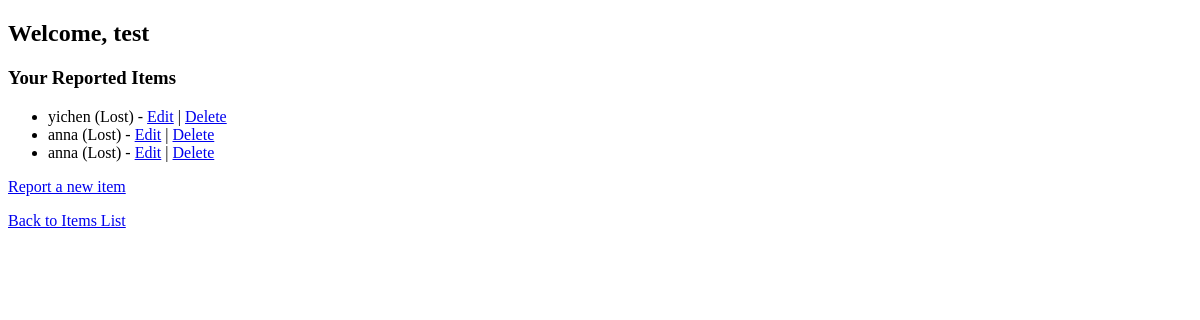
The page /items/profile/ (signed in) on the database as committed earlier.
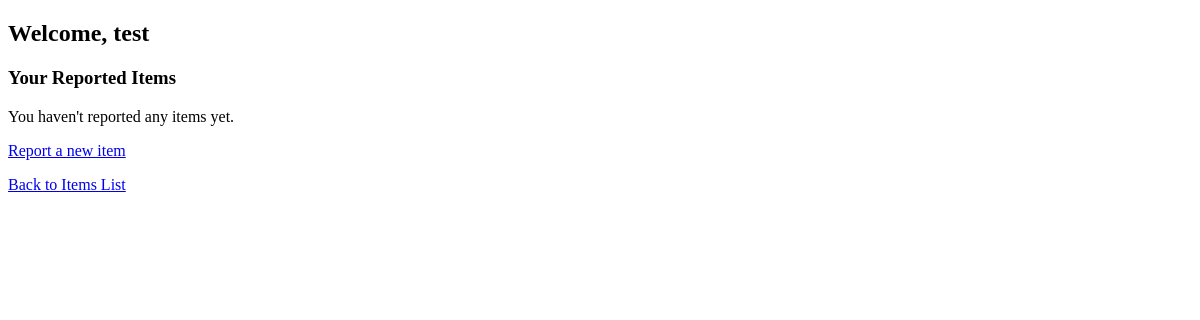
The same page on the database as committed later.
### items/models.py (models this page shows, shortened)
class Item(models.Model):
    STATUS_CHOICES = [('Lost', 'Lost'), ('Found', 'Found'), ('Returned', 'Returned')]
    name = models.CharField(max_length=100)
    description = models.TextField()
    image = models.ImageField(upload_to='item_images/')
    date_reported = models.DateTimeField(auto_now_add=True)
    date_lost_or_found = models.DateTimeField()
    location = models.ForeignKey('locations.Location', on_delete=models.SET_NULL, null=True)
    status = models.CharField(max_length=10, choices=STATUS_CHOICES, default='Lost')
    reported_by = models.ForeignKey(
        settings.AUTH_USER_MODEL,
        on_delete=models.CASCADE,
        null=True,
        blank=True
    )
    image_recognition_result = models.TextField(blank=True, null=True)  # New field

### items/views.py (the view)
# urls.py: path('profile/', views.user_profile, name='user_profile'),
@login_required
def user_profile(request):
    user_items = Item.objects.filter(reported_by=request.user)
    return render(request, 'items/profile.html', {'user_items': user_items})

### LostandFound/templates/items/profile.html (shortened to what this page needs)
<!DOCTYPE html>
<html>
<head>
</head>
<body>
    <h2>Welcome, {{ user.username }}</h2>
    <h3>Your Reported Items</h3>
    {% if user_items %}
        <ul>
            {% for item in user_items %}
                <li>
                    {{ item.name }} ({{ item.status }}) -
                    <a href="{% url 'item_edit' item.pk %}">Edit</a> |
                    <a href="{% url 'item_delete' item.pk %}">Delete</a>
                </li>
            {% endfor %}
        </ul>
    {% else %}
        <p>You haven't reported any items yet.</p>
    {% endif %}
    <p><a href="{% url 'item_create' %}">Report a new item</a></p>
    <p><a href="{% url 'item_list' %}">Back to Items List</a></p>
</body>
</html>

Rows that differ between the two databases and show on the page:
removed Item: name "yichen", status "Lost"
removed Item: name "anna", status "Lost"
removed Item: name "anna", status "Lost"
Other text that changed with them:
text now shown: "You haven't reported any items yet."
